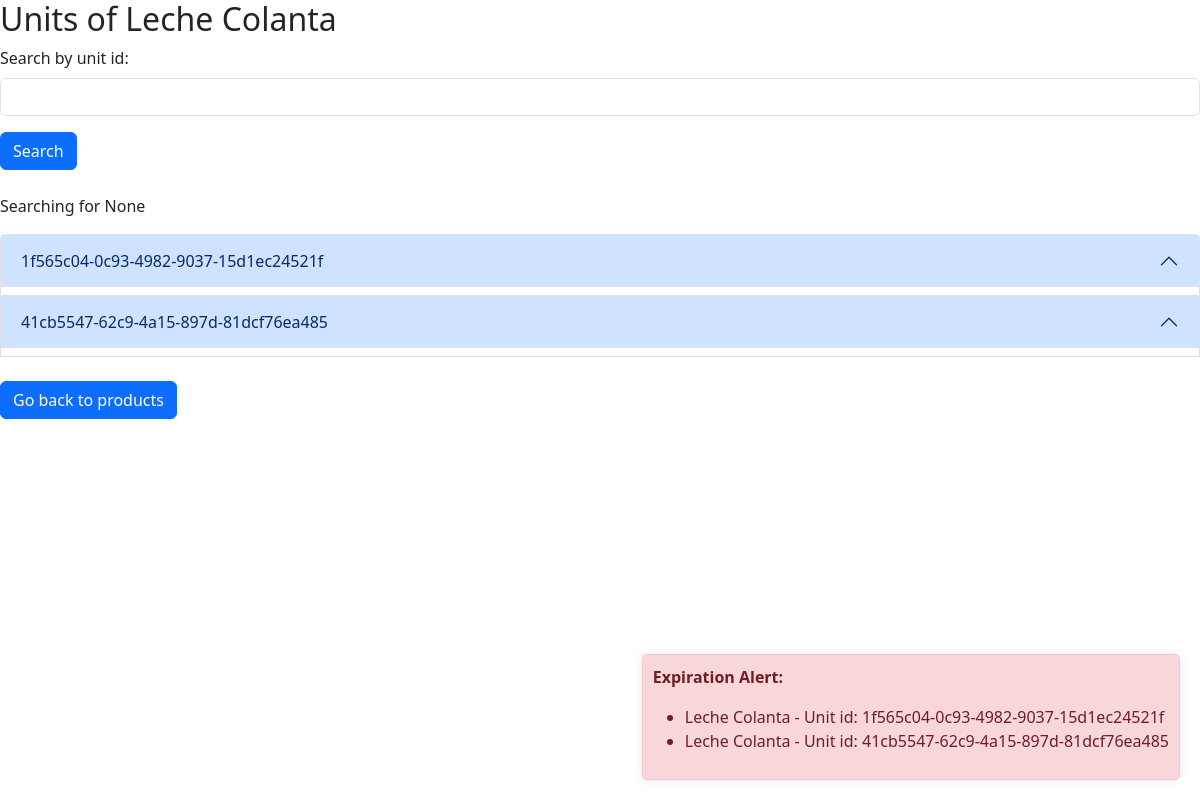
Page /UnitsDetail/e6578b84-2ad0-4e3f-abbd-f2331d05c73a/ on the committed database.
### inventech/models.py (models this page shows, shortened)
class ProductUnit(models.Model):
    product_id_foreign = models.ForeignKey(Product, on_delete=models.CASCADE) # Referencia el producto del cual es unidad, on_delete cascade indica que si se elimina el producto, se eliminan todas las unidades hijas de este
    unit_id = models.CharField(max_length=50, default=generate_uuid, editable=False)
    unit_expirationDate = models.DateField()
    unit_location = models.CharField(max_length=50)
    unit_quality_state = models.CharField(max_length=50, default="Good condition", editable = False)
    @classmethod
    def verifyExpiration(cls, product):
        now = datetime.now().date()
        expiredProducts = cls.objects.filter(unit_expirationDate__lt = now, product_id_foreign = product)
        return expiredProducts

class Product(models.Model):
    product_id = models.CharField(max_length=50, default=generate_uuid, editable=False)
    product_name = models.CharField(max_length=50)
    product_category = models.CharField(max_length=60)
    product_price = models.IntegerField(default=0)
    product_stock = models.IntegerField(default=0, editable = False)
    product_description = models.CharField(max_length=100)
    product_image = models.ImageField(upload_to='inventech/images/', blank = True)
    product_assigned_suggestions = models.CharField(max_length=5000,default="Blank")

### inventech/views.py (the view)
# urls.py: path('UnitsDetail/<str:product_id>/', inventechViews.unitsDetail, name='UnitsDetail'),
def unitsDetail(request, product_id):
    searchTerm = request.GET.get('searchUnit')
    if searchTerm:
        units = ProductUnit.objects.filter(unit_id__icontains = searchTerm)
    else:
        units = ProductUnit.objects.all()
    product = get_object_or_404(Product, product_id=product_id)
    expiredUnits = ProductUnit.verifyExpiration(product)
    return render(request, 'unitsDetail.html', {'searchTerm':searchTerm, 'product': product, 'units': units, 'expiredUnits': expiredUnits})

### inventech/templates/unitsDetail.html (shortened to what this page needs)
<!doctype html>
<html lang="en">
  <head>
    <link href="https://cdn.jsdelivr.net/npm/bootstrap@5.3.3/dist/css/bootstrap.min.css" rel="stylesheet">
  </head>
  <body>
    <h2>Units of {{product.product_name}}</h2>
    <form action="">
        <div class="mb-3">
            <label for="searchUnit" class="form-label">Search by unit id:</label>
            <input type="text" class="form-control" name="searchUnit" />
        </div>
        <button type="submit" class="btn btn-primary">Search</button>
    </form>
    <br>
    <p>Searching for {{ searchTerm }}</p>
    <div class="accordion" id="accordionExample{{ forloop.counter }}">
        {% for unit in units %}
        {% if unit.product_id_foreign.product_id == product.product_id %}
        <div class="accordion-item">
          <h2 class="accordion-header{{ forloop.counter }}">
            <button class="accordion-button" type="button" data-bs-toggle="collapse" data-bs-target="#collapseOne{{ forloop.counter }}" aria-expanded="true" aria-controls="collapseOne{{ forloop.counter }}">
              {{unit.unit_id}}
            </button>
          </h2>
        </div>
        {% endif %}
        {% endfor %}
        <br>
        <a href="{% url 'home'%}" class="btn btn-primary"> Go back to products </a>
        {% if expiredUnits %}
        <div class="notificacion">
            <p><strong>Expiration Alert:</strong></p>
            <ul>
                {% for unit in expiredUnits %}
                <li>{{ unit.product_id_foreign.product_name}} - Unit id: {{ unit.unit_id }}</li>
                {% endfor %}
            </ul>
        </div>
        {% endif %}
    </div>
  </body>
</html>

### inventech/templates/unitsDetail.html (style rules this page uses)
.notificacion { position: fixed; bottom: 20px; right: 20px; background-color: #f8d7da; color: #721c24; border: 1px solid #f5c6cb; padding: 10px; border-radius: 5px; box-shadow: 0 0 10px rgba(0, 0, 0, 0.1); z-index: 1000; }

### rows in the picture
ProductUnit: unit_id "1f565c04-0c93-4982-9037-15d1ec24521f", product_id_foreign.product_name "Leche Colanta"
ProductUnit: unit_id "41cb5547-62c9-4a15-897d-81dcf76ea485", product_id_foreign.product_name "Leche Colanta"

### other values in the picture
{{ searchTerm }} "None"
